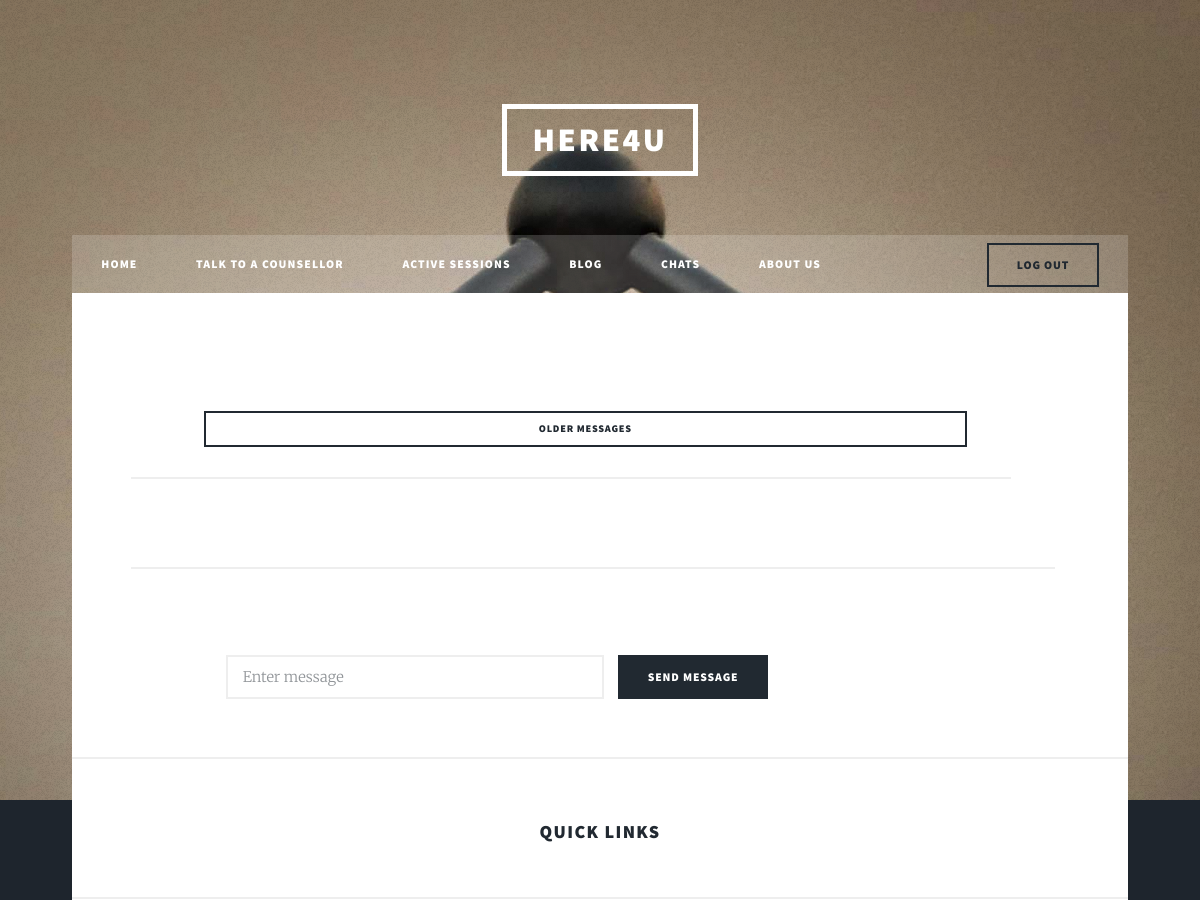
Page /messages-detail/2/ (signed in, upper part) on the earlier database version.
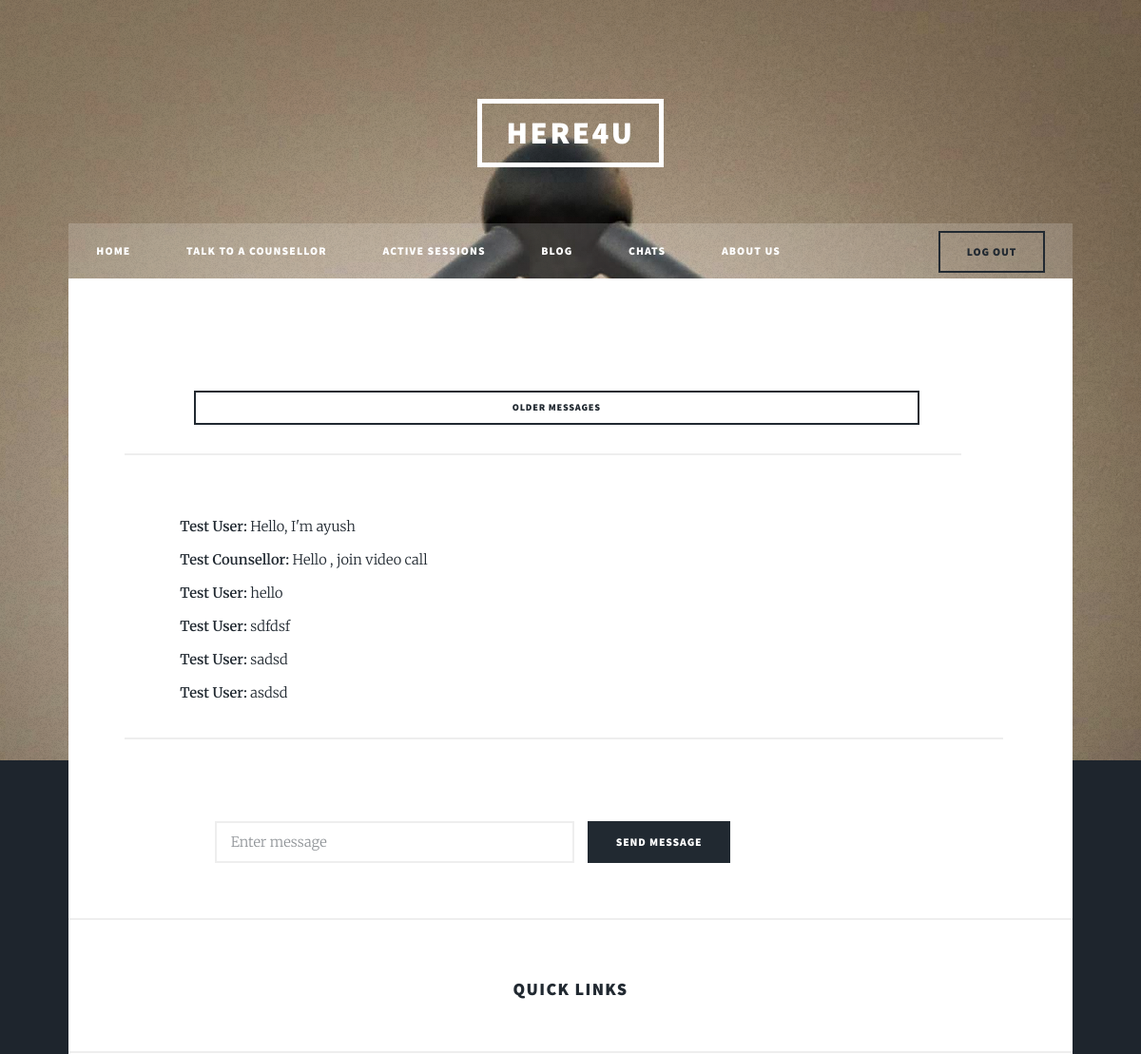
Same page on the later database version.
### client/models.py (models this page shows, shortened)
class Message(models.Model):
    sender = models.ForeignKey(User,on_delete=models.SET_NULL,null=True,related_name='sender')
    reciever = models.ForeignKey(User,on_delete=models.SET_NULL,null=True,related_name='reciever')
    body = models.TextField()
    time = models.TimeField(null = True,auto_now = True,auto_now_add = False)

### client/views.py (the view, shortened to what this page needs)
# urls.py: path('messages-detail/<int:pk>/',views.messageDetail,name = "message-detail"),
@login_required
def messageDetail(request,pk):
    user_check = True
    if request.user.is_authenticated:
        coun = Counsellordata.objects.all().filter(User=request.user)
        if coun:
            user_check = False
    Sender = request.user
    Reciever = User.objects.get(id=pk)
    conversation = []
    for i in Message.objects.filter(sender = Sender, reciever = Reciever):
        conversation.append(i)
    for i in Message.objects.filter(sender = Reciever, reciever = Sender):
        conversation.append(i)
    conversation.sort(key = lambda x: x.time, reverse = False)
    print(Sender)
    print(Reciever)
    return render(request,'client/message-detail.html',{"client":user_check,"convo":conversation})

### client/templates/client/message-detail.html (shortened to what this page needs)
{%extends "client/base.html"%}
{%block home_state%}<li >{%endblock%}
{%if client%}}
{%block talk_state%}<li>{%endblock%}
{%block session_state%}<li>{%endblock%}
{%else%}
{%block client_state%}<li>{%endblock%}
{%block active_state%}<li>{%endblock%}
{%endif%}
{%block blog_state%}<li>{%endblock%}
	{%block message_state%}<li>{%endblock%}
{%block about_state%}<li>{%endblock%}
{%block content%}
<div id = "main">
	<ul class = "actions fit">
		<li><a href="#" class = "button fit small">Older messages</a></li>
	</ul>
	<p>
 {%for mess in convo%}
 <b>{{mess.sender.first_name}}: </b> {{mess.body}}
	<br/>
 {%endfor%}
</p>
<form method="POST">
	<ul class = "actions fit">
		<li><input type="text" name="message-body" placeholder="Enter message" /></li>
		<li><input type="submit" class = "button special " value="Send Message" /></li>
	</ul>
</form>
</div>
{%endblock%}

Differences in the rows shown:
added Message: sender.first_name "Test User", body "Hello, I'm ayush"
added Message: sender.first_name "Test Counsellor", body "Hello , join video call"
added Message: sender.first_name "Test User", body "hello"
added Message: sender.first_name "Test User", body "sdfdsf"
added Message: sender.first_name "Test User", body "sadsd"
added Message: sender.first_name "Test User", body "asdsd"
